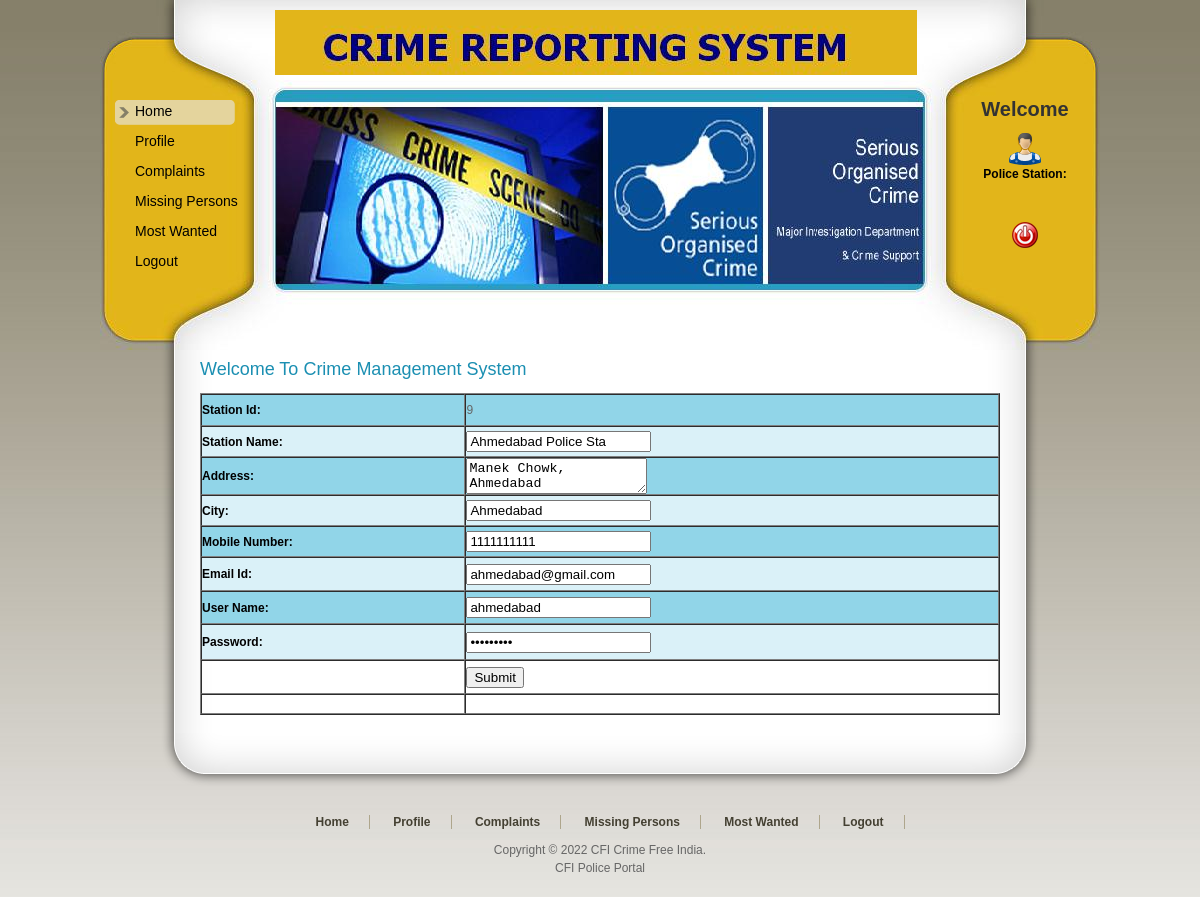
/PoliceStation/EditProfile.php?StationId=9, run on the app's committed database.
### tables this page shows
CREATE TABLE IF NOT EXISTS `policestation_tbl` (
  `Station_Id` int(11) NOT NULL AUTO_INCREMENT,
  `Station_Name` varchar(20) NOT NULL,
  `Address` varchar(100) NOT NULL,
  `City` varchar(20) NOT NULL,
  `Email` varchar(30) NOT NULL,
  `Mobile` int(11) NOT NULL,
  `UserName` varchar(20) NOT NULL,
  `Password` varchar(20) NOT NULL,
  PRIMARY KEY (`Station_Id`)
);

### PoliceStation/EditProfile.php (the view, shortened to what this page needs)
<!DOCTYPE html PUBLIC "-//W3C//DTD XHTML 1.0 Transitional//EN" "http://www.w3.org/TR/xhtml1/DTD/xhtml1-transitional.dtd">
<html xmlns="http://www.w3.org/1999/xhtml">
<head>
<link href="templatemo_style.css" rel="stylesheet" type="text/css" />
<link href="../SpryAssets/SpryValidationTextField.css" rel="stylesheet" type="text/css" />
</head>
<body>
<div id="templatemo_wrapper">
   <?php
   include "Header.php"
   ?>
    <div id="templatemo_content">
    	<div class="section_w800">
           <h2>Welcome To Crime Management System</h2>
             <?php
		   $Id=$_GET['StationId'];
$con = mysql_connect("localhost","root");
$sql = "select * from PoliceStation_Tbl where Station_Id=".$Id."";
$result = mysql_query($sql,$con);
while($row = mysql_fetch_array($result))
{
$Id=$row['Station_Id'];
$Name=$row['Station_Name'];
$Address=$row['Address'];
$City=$row['City'];
$Mobile=$row['Mobile'];
$Email=$row['Email'];
$UserName=$row['UserName'];
$Password=$row['Password'];
}
?>
         <form id="form1" name="form1" method="post" action="UpdateProfile.php?Id=<?php echo $Id;?>">
             <table width="100%" border="1" cellspacing="0" cellpadding="0">
               <tr>
                 <td height="30" bgcolor="#91D5E8"><span class="style2">Station Id:</span></td>
                 <td bgcolor="#91D5E8"><?php echo $Id;?></td>
               </tr>
               <tr>
                 <td height="29" bgcolor="#DAF1F8"><span class="style2">Station Name:</span></td>
                 <td bgcolor="#DAF1F8"><span id="sprytextfield1">
                   <label>
                   <input type="text" name="txtName" id="txtName" value="<?php echo $Name;?>" />
                   </label>
                 <span class="textfieldRequiredMsg">A value is required.</span></span></td>
               </tr>
               <tr>
                 <td height="29" bgcolor="#91D5E8"><span class="style2">Address:</span></td>
                 <td bgcolor="#91D5E8"><span id="sprytextfield2">
                   <label>
                   <textarea name="txtAdd" id="txtAdd"><?php echo $Address;?></textarea>
                   </label>
                 <span class="textfieldRequiredMsg">A value is required.</span></span></td>
               </tr>
               <tr>
                 <td height="29" bgcolor="#DAF1F8"><span class="style2">City:</span></td>
                 <td bgcolor="#DAF1F8"><span id="sprytextfield3">
                   <label>
                   <input type="text" name="txtCity" id="txtCity" value="<?php echo $City;?>" />
                   </label>
                 <span class="textfieldRequiredMsg">A value is required.</span></span></td>
               </tr>
               <tr>
                 <td height="29" bgcolor="#91D5E8"><span class="style2">Mobile Number:</span></td>
                 <td bgcolor="#91D5E8"><span id="sprytextfield4">
                   <label>
                   <input type="text" name="txtMobile" id="txtMobile" value="<?php echo $Mobile;?>" />
                   </label>
                 <span class="textfieldRequiredMsg">A value is required.</span></span></td>
               </tr>
               <tr>
                 <td height="32" bgcolor="#DAF1F8"><span class="style2">Email Id:</span></td>
                 <td bgcolor="#DAF1F8"><span id="sprytextfield5">
                   <label>
                   <input type="text" name="txtEmail" id="txtEmail" value="<?php echo $Email;?>" />
                   </label>
                 <span class="textfieldRequiredMsg">A value is required.</span></span></td>
               </tr>
               <tr>
                 <td height="31" bgcolor="#91D5E8"><span class="style2">User Name:</span></td>
               <td bgcolor="#91D5E8"><span id="sprytextfield6">
                   <label>
                   <input type="text" name="txtUser" id="txtUser" value="<?php echo $UserName;?>" />
                   </label>
                 <span class="textfieldRequiredMsg">A value is required.</span></span></td>
               </tr>
               <tr>
                 <td height="34" bgcolor="#DAF1F8"><span class="style2">Password:</span></td>
                 <td bgcolor="#DAF1F8"><span id="sprytextfield7">
                   <label>
                   <input type="password" name="txtPass" id="txtPass" value="<?php echo $Password;?>" />
                   </label>
                 <span class="textfieldRequiredMsg">A value is required.</span></span></td>
               </tr>
               <tr>
                 <td height="32">&nbsp;</td>
                 <td><label>
                   <input type="submit" name="button" id="button" value="Submit" />
                 </label></td>
               </tr>
               <tr>
                 <td>&nbsp;</td>
                 <td>&nbsp;</td>
               </tr>
             </table>
          </form>
           <p>&nbsp;</p>
        </div>
    </div>
   <?php
   include "Footer.php";
   ?>
</div>
</body>
</html>

### PoliceStation/templatemo_style.css (style rules this page uses)
body { margin: 0; padding: 0; line-height: 1.5em; font-family: Arial, Helvetica, sans-serif; font-size: 12px; color: #666; background: #666 url(images/templatemo_body.jpg) repeat-x top; }
p { margin: 0px; padding: 0px; }
h2 { margin: 0 0 5px 0; padding: 10px 0; font-size: 24px; font-weight: normal; color: #1b8fb2; }
#templatemo_wrapper { width: 1000px; margin: 0 auto; }
#templatemo_content { clear: both; width: 800px; padding: 0 100px; background: url(images/templatemo_content_middle.png) repeat-y center; }
#templatemo_content h2 { font-size: 18px; }
.section_w800 { clear: both; width: 800px; }

### PoliceStation/EditProfile.php (style rules this page uses)
.style2 { color: #000000; font-weight: bold; }

### data on the page
policestation_tbl: Station_Id "9", txtName "Ahmedabad Police Sta", txtAdd "Manek Chowk, Ahmedabad", txtCity "Ahmedabad", txtMobile "1111111111", txtEmail "ahmedabad@gmail.com", txtUser "ahmedabad"
